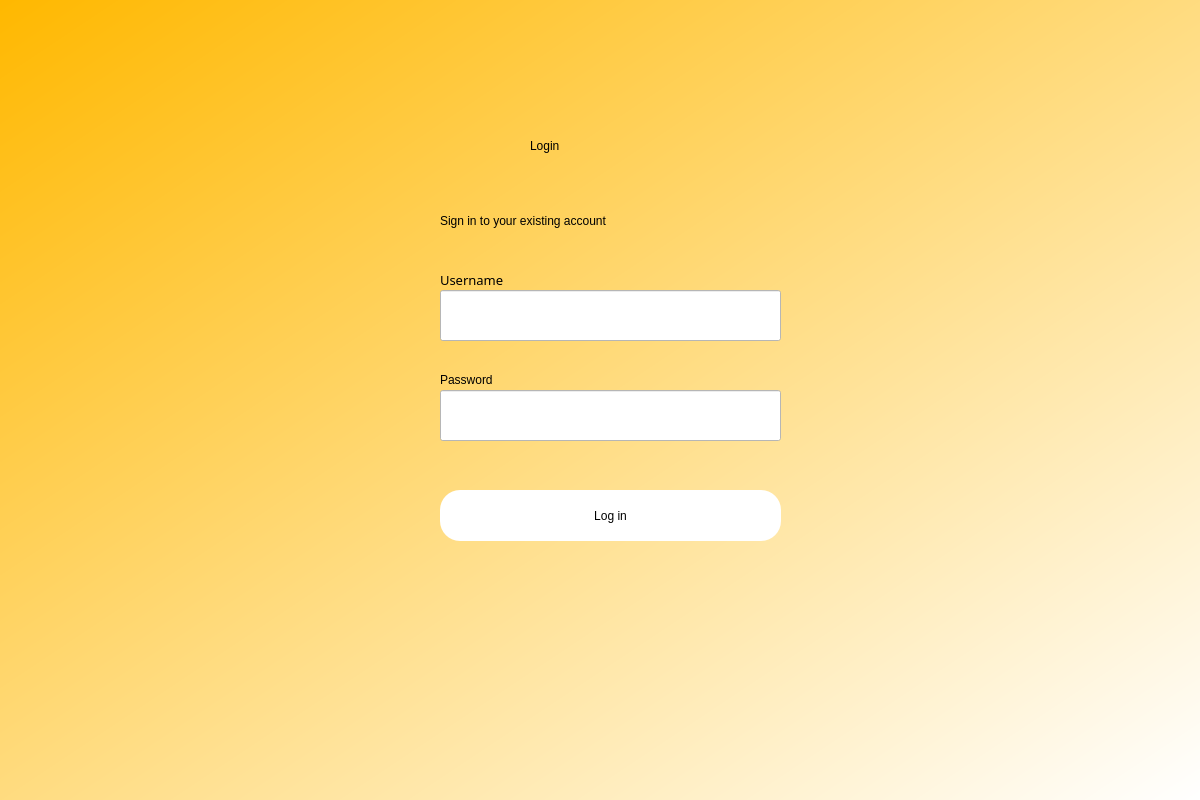
<?xml version="1.0" encoding="UTF-8"?>
<ui version="4.0">
 <class>Dialog</class>
 <widget class="QDialog" name="Dialog">
  <property name="geometry">
   <rect>
    <x>0</x>
    <y>0</y>
    <width>1200</width>
    <height>800</height>
   </rect>
  </property>
  <property name="windowTitle">
   <string>Dialog</string>
  </property>
  <widget class="QWidget" name="bgwidget" native="true">
   <property name="geometry">
    <rect>
     <x>0</x>
     <y>0</y>
     <width>1201</width>
     <height>801</height>
    </rect>
   </property>
   <property name="styleSheet">
    <string notr="true">QWidget#bgwidget{
background-color:qlineargradient(spread:pad, x1:0, y1:0, x2:1, y2:1, stop:0 rgba(255, 184, 0, 255), stop:1 rgba(255, 255, 255, 255));}
</string>
   </property>
   <widget class="QLabel" name="label">
    <property name="geometry">
     <rect>
      <x>530</x>
      <y>110</y>
      <width>221</width>
      <height>71</height>
     </rect>
    </property>
    <property name="styleSheet">
     <string notr="true">font: 36pt &quot;MS Reference Sans Serif&quot;; color:#000000;</string>
    </property>
    <property name="text">
     <string>Login</string>
    </property>
   </widget>
   <widget class="QLabel" name="label_2">
    <property name="geometry">
     <rect>
      <x>440</x>
      <y>200</y>
      <width>471</width>
      <height>41</height>
     </rect>
    </property>
    <property name="styleSheet">
     <string notr="true">font: 16pt &quot;MS Reference Sans Serif&quot;; color:#000000;</string>
    </property>
    <property name="text">
     <string>Sign in to your existing account</string>
    </property>
   </widget>
   <widget class="QPushButton" name="login">
    <property name="geometry">
     <rect>
      <x>440</x>
      <y>490</y>
      <width>341</width>
      <height>51</height>
     </rect>
    </property>
    <property name="styleSheet">
     <string notr="true">border-radius:20px;
background-color: #ffffff;
font: 14pt &quot;MS Reference Sans Serif&quot;;</string>
    </property>
    <property name="text">
     <string>Log in</string>
    </property>
   </widget>
   <widget class="QLineEdit" name="emailfield">
    <property name="geometry">
     <rect>
      <x>440</x>
      <y>290</y>
      <width>341</width>
      <height>51</height>
     </rect>
    </property>
    <property name="styleSheet">
     <string notr="true">background-color: #ffffff;
color:#000000;
font: 12pt &quot;MS Reference Sans Serif&quot;;</string>
    </property>
   </widget>
   <widget class="QLineEdit" name="passwordfield">
    <property name="geometry">
     <rect>
      <x>440</x>
      <y>390</y>
      <width>341</width>
      <height>51</height>
     </rect>
    </property>
    <property name="styleSheet">
     <string notr="true">background-color: #ffffff;
color:#000000;
font: 12pt &quot;MS Reference Sans Serif&quot;;</string>
    </property>
   </widget>
   <widget class="QLabel" name="label_3">
    <property name="geometry">
     <rect>
      <x>440</x>
      <y>270</y>
      <width>141</width>
      <height>20</height>
     </rect>
    </property>
    <property name="font">
     <font>
      <family>MS Reference Sans Serif</family>
      <pointsize>10</pointsize>
      <weight>50</weight>
      <italic>false</italic>
      <bold>false</bold>
     </font>
    </property>
    <property name="styleSheet">
     <string notr="true">font: 10pt &quot;MS Reference Sans Serif&quot;;
color: rgb(0, 0, 0);</string>
    </property>
    <property name="text">
     <string>Username</string>
    </property>
   </widget>
   <widget class="QLabel" name="label_4">
    <property name="geometry">
     <rect>
      <x>440</x>
      <y>370</y>
      <width>131</width>
      <height>20</height>
     </rect>
    </property>
    <property name="styleSheet">
     <string notr="true">
font: 10pt &quot;MS Reference Sans Serif&quot;;</string>
    </property>
    <property name="text">
     <string>Password</string>
    </property>
   </widget>
   <widget class="QLabel" name="error">
    <property name="geometry">
     <rect>
      <x>440</x>
      <y>456</y>
      <width>341</width>
      <height>20</height>
     </rect>
    </property>
    <property name="styleSheet">
     <string notr="true">font: 12pt &quot;MS Reference Sans Serif&quot;; color:red;</string>
    </property>
    <property name="text">
     <string/>
    </property>
   </widget>
  </widget>
 </widget>
 <resources/>
 <connections/>
</ui>
